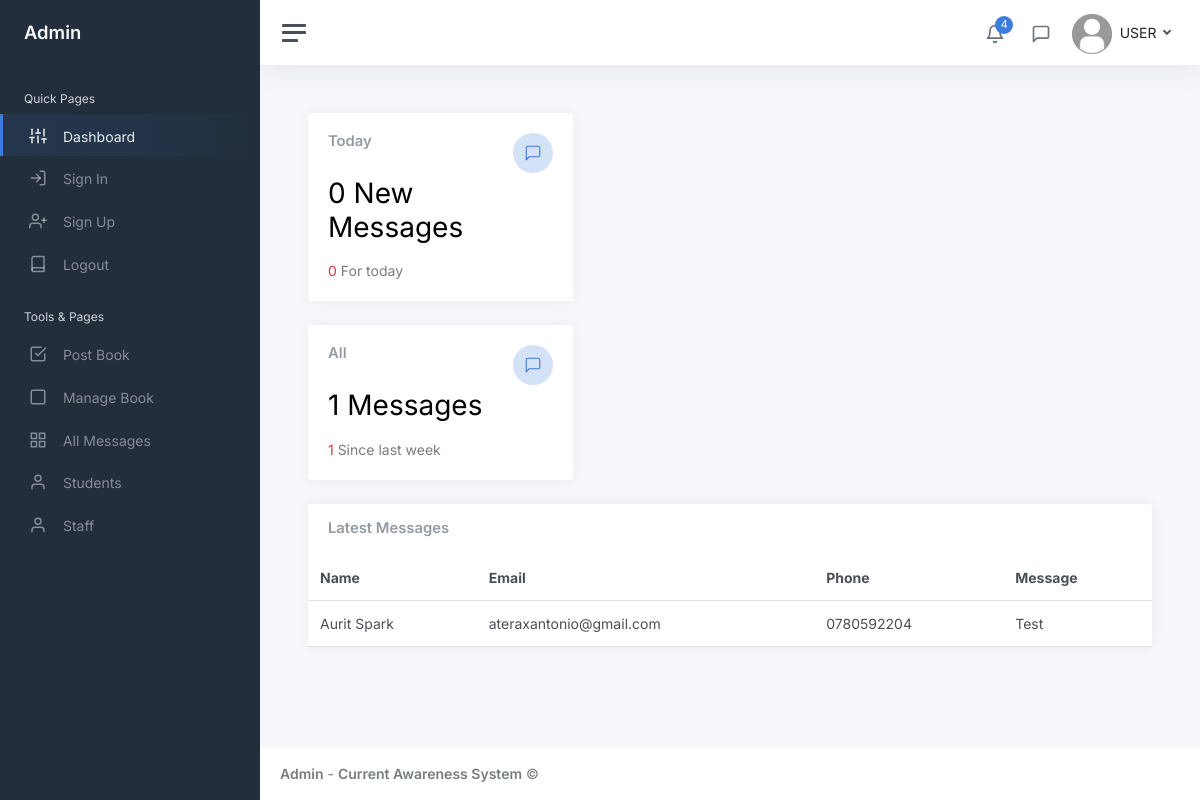
The app's page /admin/messages.php (signed in) with its own data.
### tables this page shows
CREATE TABLE `Contact` (
  `contactId` int(11) NOT NULL,
  `name` varchar(255) NOT NULL,
  `emailAddress` varchar(255) NOT NULL,
  `phoneNumber` varchar(20) NOT NULL,
  `message` text NOT NULL,
  `timestamp` timestamp NOT NULL DEFAULT current_timestamp()
);

### admin/messages.php (the view, shortened to what this page needs)
<!DOCTYPE html>
<html lang="en">
<head>
	<link href="../css/app.css" rel="stylesheet">
</head>
<body>
	<div class="wrapper">
		<nav id="sidebar" class="sidebar js-sidebar">
			<div class="sidebar-content js-simplebar">
				<a class="sidebar-brand" href="index.php">
					<span class="align-middle">Admin</span>
				</a>
				<ul class="sidebar-nav">
					<li class="sidebar-header">
						Quick Pages
					</li>
					<li class="sidebar-item active">
						<a class="sidebar-link" href="index.php">
							<i class="align-middle" data-feather="sliders"></i> <span class="align-middle">Dashboard</span>
						</a>
					</li>
					<li class="sidebar-item">
						<a class="sidebar-link" href="pages-sign-in.php">
							<i class="align-middle" data-feather="log-in"></i> <span class="align-middle">Sign In</span>
						</a>
					</li>
					<li class="sidebar-item">
						<a class="sidebar-link" href="pages-sign-up.php">
							<i class="align-middle" data-feather="user-plus"></i> <span class="align-middle">Sign Up</span>
						</a>
					</li>
					<li class="sidebar-item">
						<a class="sidebar-link" href="logout.php">
							<i class="align-middle" data-feather="book"></i> <span class="align-middle">Logout</span>
						</a>
					</li>
					<li class="sidebar-header">
						Tools & Pages
					</li>
					<li class="sidebar-item">
						<a class="sidebar-link" href="post-book.php">
							<i class="align-middle" data-feather="check-square"></i> <span class="align-middle">Post Book</span>
						</a>
					</li>
					<li class="sidebar-item">
						<a class="sidebar-link" href="manage-book.php">
							<i class="align-middle" data-feather="square"></i> <span class="align-middle">Manage Book</span>
						</a>
					</li>
					<li class="sidebar-item">
						<a class="sidebar-link" href="messages.php">
							<i class="align-middle" data-feather="grid"></i> <span class="align-middle">All Messages</span>
						</a>
					</li>
					<li class="sidebar-item">
						<a class="sidebar-link" href="students.php">
							<i class="align-middle" data-feather="user"></i> <span class="align-middle">Students</span>
						</a>
					</li>
					<li class="sidebar-item">
						<a class="sidebar-link" href="staff.php">
							<i class="align-middle" data-feather="user"></i> <span class="align-middle">Staff</span>
						</a>
					</li>
				</ul>
			</div>
		</nav>
		<div class="main">
			<nav class="navbar navbar-expand navbar-light navbar-bg">
				<a class="sidebar-toggle js-sidebar-toggle">
					<i class="hamburger align-self-center"></i>
				</a>
				<div class="navbar-collapse collapse">
					<ul class="navbar-nav navbar-align">
						<li class="nav-item dropdown">
							<a class="nav-icon dropdown-toggle" href="#" id="alertsDropdown" data-bs-toggle="dropdown">
								<div class="position-relative">
									<i class="align-middle" data-feather="bell"></i>
									<span class="indicator">4</span>
								</div>
							</a>
						</li>
						<li class="nav-item dropdown">
							<a class="nav-icon dropdown-toggle" href="#" id="messagesDropdown" data-bs-toggle="dropdown">
								<div class="position-relative">
									<i class="align-middle" data-feather="message-square"></i>
								</div>
							</a>
						</li>
						<li class="nav-item dropdown">
							<a class="nav-link dropdown-toggle d-none d-sm-inline-block" href="#" data-bs-toggle="dropdown">
								<img src="../img/user.png" class="avatar img-fluid rounded me-1" alt="USER" /> <span class="text-dark">USER</span>
							</a>
						</li>
					</ul>
				</div>
			</nav>
			<?php
			require_once "./config.php";
			$today = date('Y-m-d');
			$queryToday = "SELECT COUNT(*) AS today_count FROM Contact WHERE DATE(timestamp) = '$today'";
			$resultToday = $conn->query($queryToday);
			$rowToday = $resultToday->fetch_assoc();
			$todayCount = $rowToday['today_count'];
			$queryTotal = "SELECT COUNT(*) AS total_count FROM Contact";
			$resultTotal = $conn->query($queryTotal);
			$rowTotal = $resultTotal->fetch_assoc();
			$totalCount = $rowTotal['total_count'];
			$queryMessages = "SELECT * FROM Contact";
			$resultMessages = $conn->query($queryMessages);
			?>
			<main class="content">
				<div class="container-fluid p-0">
					<div class="row">
						<div class="col-xl-8 col-xxl-8">
							<div class="w-100">
								<div class="row">
									<div class="col-sm-6">
										<div class="card">
											<div class="card-body">
												<div class="row">
													<div class="col mt-0">
														<h5 class="card-title">Today</h5>
													</div>
													<div class="col-auto">
														<div class="stat text-primary">
															<i class="align-middle" data-feather="message-square"></i>
														</div>
													</div>
												</div>
												<h1 class="mt-1 mb-3"><?= $todayCount ?> New Messages</h1>
												<div class="mb-0">
													<span class="text-danger"> <i class="mdi mdi-arrow-bottom-right"></i><?= $todayCount ?></span>
													<span class="text-muted">For today</span>
												</div>
											</div>
										</div>
										<div class="card">
											<div class="card-body">
												<div class="row">
													<div class="col mt-0">
														<h5 class="card-title">All</h5>
													</div>
													<div class="col-auto">
														<div class="stat text-primary">
															<i class="align-middle" data-feather="message-square"></i>
														</div>
													</div>
												</div>
												<h1 class="mt-1 mb-3"><?= $totalCount ?> Messages</h1>
												<div class="mb-0">
													<span class="text-danger"> <i class="mdi mdi-arrow-bottom-right"></i><?= $totalCount ?></h1> </span>
													<span class="text-muted">Since last week</span>
												</div>
											</div>
										</div>
									</div>
								</div>
							</div>
						</div>
					</div>
					<div class="row">
						<div class="col-12 col-lg-12 col-xxl-12 d-flex">
							<div class="card flex-fill">
								<div class="card-header">
									<h5 class="card-title mb-0">Latest Messages</h5>
								</div>
								<table class="table table-hover my-0">
									<thead>
										<tr>
											<th>Name</th>
											<th class="d-none d-xl-table-cell">Email</th>
											<th class="">Phone</th>
											<th class="d-none d-md-table-cell">Message</th>
										</tr>
									</thead>
									<tbody>
										<?php while ($row = $resultMessages->fetch_assoc()) : ?>
											<tr>
												<td><?= $row['name'] ?></td>
												<td class="d-none d-xl-table-cell"><?= $row['emailAddress'] ?></td>
												<td class=""><?= $row['phoneNumber'] ?></td>
												<td class="d-none d-md-table-cell"><?= $row['message'] ?></td>
											</tr>
										<?php endwhile; ?>
									</tbody>
								</table>
							</div>
						</div>
					</div>
				</div>
			</main>
			<footer class="footer">
				<div class="container-fluid">
					<div class="row text-muted">
						<div class="col-6 text-start">
							<p class="mb-0">
								<a class="text-muted" href="#" target="_blank"><strong>Admin</strong></a> - <a class="text-muted" href="" target="_blank"><strong>Current Awareness System</strong></a> &copy;
							</p>
						</div>
					</div>
				</div>
			</footer>
		</div>
	</div>
</body>
</html>

### records on screen
contact: name "Aurit Spark", emailAddress "ateraxantonio@gmail.com", phoneNumber "0780592204", message "Test"

### other values on screen
$todayCount "0"
$totalCount "1"
